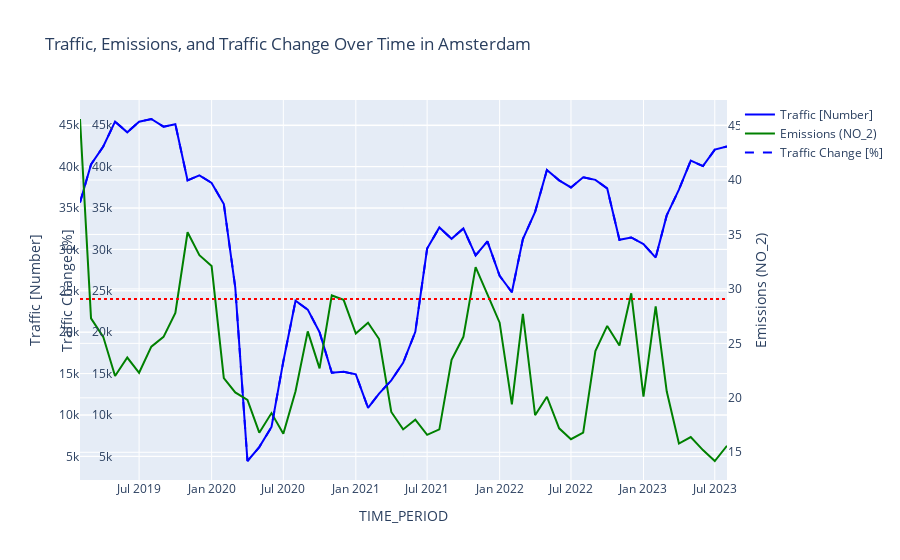

Write notebook code for a chart like this one.
### Markdown cell above
### Spain

### Code cell
# Create figure
fig = go.Figure()

# Add traces for traffic
fig.add_trace(go.Scatter(
    x=traffic_NL['TIME_PERIOD'],
    y=traffic_NL['OBS_VALUE'],
    name="Traffic [Number]",
    line=dict(color='blue'),
))

# Add traces for emissions
fig.add_trace(go.Scatter(
    x=emissions_NL['TIME_PERIOD'],
    y=emissions_NL['OBS_VALUE'],
    name="Emissions (NO_2)",
    line=dict(color='green'),
    yaxis="y2"
))

# Add a third trace for traffic change in percentage
fig.add_trace(go.Scatter(
    x=traffic_NL['TIME_PERIOD'],
    y=traffic_NL['OBS_VALUE'],
    name="Traffic Change [%]",
    line=dict(color='blue', dash = 'dash' ),
    yaxis="y3"  # Designating the third y-axis for this trace
))

# Update layout for tri-axis
fig.update_layout(
    title='Traffic, Emissions, and Traffic Change Over Time in Amsterdam',
    xaxis=dict(title='TIME_PERIOD'),
    yaxis=dict(title='Traffic [Number]'),
    yaxis2=dict(
        title='Emissions (NO_2)',
        overlaying='y',
        side='right'
    ),
    yaxis3=dict(
        title='Traffic Change [%]',
        overlaying='y',
        side='left',  # You may want to set this to 'right' if overlay becomes a concern
        anchor="free",
        position=0.05  # The position is a fraction of the plot width
    )
)

fig.add_hline(y=24000, line_color = 'red', line_dash = 'dot')
# Show the figure
fig.show()

### Figure 1 — Plotly figure (JSON) as saved in the notebook; plotly's stock layout.template omitted (floating-point values rounded to 4 significant figures)
{"data": [{"line": {"color": "blue"}, "name": "Traffic [Number]", "type": "scatter", "x": ["2019-02", "2019-03", "2019-04", "2019-05", "2019-06", "2019-07", "2019-08", "2019-09", "2019-10", "2019-11", "2019-12", "2020-01", "2020-02", "2020-03", "2020-04", "2020-05", "2020-06", "2020-07", "2020-08", "2020-09", "2020-10", "2020-11", "2020-12", "2021-01", "2021-02", "2021-03", "2021-04", "2021-05", "2021-06", "2021-07", "2021-08", "2021-09", "2021-10", "2021-11", "2021-12", "2022-01", "2022-02", "2022-03", "2022-04", "2022-05", "2022-06", "2022-07", "2022-08", "2022-09", "2022-10", "2022-11", "2022-12", "2023-01", "2023-02", "2023-03", "2023-04", "2023-05", "2023-06", "2023-07", "2023-08"], "y": [35666, 40270, 42433, 45432, 44148, 45425, 45756, 44824, 45121, 38339, 38954, 38039, 35484, 25425, 4440, 6122, 8551, 16473, 23792, 22725, 20002, 15102, 15207, 14909, 10860, 12588, 14184, 16295, 20047, 30097, 32653, 31285, 32534, 29268, 30964, 26817, 24824, 31257, 34545, 39586, 38348, 37486, 38711, 38409, 37365, 31169, 31446, 30635, 29018, 34110, 37217, 40718, 40065, 42054, 42441]}, {"line": {"color": "green"}, "name": "Emissions (NO_2)", "type": "scatter", "x": ["2019-02", "2019-03", "2019-04", "2019-05", "2019-06", "2019-07", "2019-08", "2019-09", "2019-10", "2019-11", "2019-12", "2020-01", "2020-02", "2020-03", "2020-04", "2020-05", "2020-06", "2020-07", "2020-08", "2020-09", "2020-10", "2020-11", "2020-12", "2021-01", "2021-02", "2021-03", "2021-04", "2021-05", "2021-06", "2021-07", "2021-08", "2021-09", "2021-10", "2021-11", "2021-12", "2022-01", "2022-02", "2022-03", "2022-04", "2022-05", "2022-06", "2022-07", "2022-08", "2022-09", "2022-10", "2022-11", "2022-12", "2023-01", "2023-02", "2023-03", "2023-04", "2023-05", "2023-06", "2023-07", "2023-08"], "y": [45.6, 27.3, 25.6, 22, 23.7, 22.3, 24.7, 25.6, 27.8, 35.2, 33.1, 32.1, 21.8, 20.5, 19.8, 16.8, 18.6, 16.7, 20.6, 26.1, 22.7, 29.4, 29, 25.9, 26.9, 25.4, 18.7, 17.1, 18, 16.6, 17.1, 23.5, 25.6, 32, 29.5, 26.9, 19.4, 27.7, 18.4, 20.1, 17.2, 16.2, 16.8, 24.3, 26.6, 24.8, 29.6, 20.1, 28.4, 20.6, 15.8, 16.4, 15.2, 14.2, 15.6], "yaxis": "y2"}, {"line": {"color": "blue", "dash": "dash"}, "name": "Traffic Change [%]", "type": "scatter", "x": ["2019-02", "2019-03", "2019-04", "2019-05", "2019-06", "2019-07", "2019-08", "2019-09", "2019-10", "2019-11", "2019-12", "2020-01", "2020-02", "2020-03", "2020-04", "2020-05", "2020-06", "2020-07", "2020-08", "2020-09", "2020-10", "2020-11", "2020-12", "2021-01", "2021-02", "2021-03", "2021-04", "2021-05", "2021-06", "2021-07", "2021-08", "2021-09", "2021-10", "2021-11", "2021-12", "2022-01", "2022-02", "2022-03", "2022-04", "2022-05", "2022-06", "2022-07", "2022-08", "2022-09", "2022-10", "2022-11", "2022-12", "2023-01", "2023-02", "2023-03", "2023-04", "2023-05", "2023-06", "2023-07", "2023-08"], "y": [35666, 40270, 42433, 45432, 44148, 45425, 45756, 44824, 45121, 38339, 38954, 38039, 35484, 25425, 4440, 6122, 8551, 16473, 23792, 22725, 20002, 15102, 15207, 14909, 10860, 12588, 14184, 16295, 20047, 30097, 32653, 31285, 32534, 29268, 30964, 26817, 24824, 31257, 34545, 39586, 38348, 37486, 38711, 38409, 37365, 31169, 31446, 30635, 29018, 34110, 37217, 40718, 40065, 42054, 42441], "yaxis": "y3"}], "layout": {"shapes": [{"line": {"color": "red", "dash": "dot"}, "type": "line", "x0": 0, "x1": 1, "xref": "x domain", "y0": 24000, "y1": 24000, "yref": "y"}], "title": {"text": "Traffic, Emissions, and Traffic Change Over Time in Amsterdam"}, "xaxis": {"title": {"text": "TIME_PERIOD"}}, "yaxis": {"title": {"text": "Traffic [Number]"}}, "yaxis2": {"overlaying": "y", "side": "right", "title": {"text": "Emissions (NO_2)"}}, "yaxis3": {"anchor": "free", "overlaying": "y", "position": 0.05, "side": "left", "title": {"text": "Traffic Change [%]"}}}}
